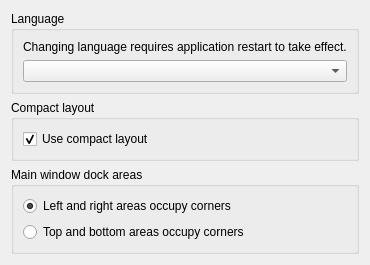
             <widget class="QWidget" name="lookAndFeelScrollWidget">
              <property name="geometry">
               <rect>
                <x>0</x>
                <y>0</y>
                <width>339</width>
                <height>264</height>
               </rect>
              </property>
              <layout class="QVBoxLayout" name="verticalLayout_31">
               <item>
                <widget class="QGroupBox" name="langGroup">
                 <property name="title">
                  <string>Language</string>
                 </property>
                 <layout class="QVBoxLayout" name="verticalLayout_30">
                  <item>
                   <widget class="QLabel" name="label">
                    <property name="text">
                     <string>Changing language requires application restart to take effect.</string>
                    </property>
                   </widget>
                  </item>
                  <item>
                   <widget class="QComboBox" name="langCombo">
                    <property name="cfg" stdset="0">
                     <string notr="true">General.Language</string>
                    </property>
                   </widget>
                  </item>
                 </layout>
                </widget>
               </item>
               <item>
                <widget class="QGroupBox" name="compactLayoutGroup">
                 <property name="title">
                  <string>Compact layout</string>
                 </property>
                 <layout class="QVBoxLayout" name="verticalLayout_32">
                  <item>
                   <widget class="QCheckBox" name="compactLayoutCheck">
                    <property name="toolTip">
                     <string>&lt;p&gt;Compact layout reduces all margins and spacing on the UI to minimum, making space for displaying more data. It makes the interface a little bit less aesthetic, but allows to display more data at once.&lt;/p&gt;</string>
                    </property>
                    <property name="text">
                     <string>Use compact layout</string>
                    </property>
                    <property name="checked">
                     <bool>true</bool>
                    </property>
                    <property name="cfg" stdset="0">
                     <string notr="true">General.CompactLayout</string>
                    </property>
                   </widget>
                  </item>
                 </layout>
                </widget>
               </item>
               <item>
                <widget class="QGroupBox" name="dockLayoutGroup">
                 <property name="title">
                  <string>Main window dock areas</string>
                 </property>
                 <layout class="QGridLayout" name="gridLayout_13">
                  <item row="0" column="0">
                   <widget class="ConfigRadioButton" name="dockLayoutVertical">
                    <property name="text">
                     <string>Left and right areas occupy corners</string>
                    </property>
                    <property name="icon">
                     <iconset resource="../icons.qrc">
                      <normaloff>:/icons/img/dock_layout_vertical.png</normaloff>:/icons/img/dock_layout_vertical.png</iconset>
                    </property>
                    <property name="checked">
                     <bool>true</bool>
                    </property>
                    <property name="cfg" stdset="0">
                     <string notr="true">General.DockLayout</string>
                    </property>
                    <property name="assignedValue" stdset="0">
                     <string notr="true">vertical</string>
                    </property>
                   </widget>
                  </item>
                  <item row="1" column="0">
                   <widget class="ConfigRadioButton" name="dockLeyoutHorizontal">
                    <property name="text">
                     <string>Top and bottom areas occupy corners</string>
                    </property>
                    <property name="icon">
                     <iconset resource="../icons.qrc">
                      <normaloff>:/icons/img/dock_layout_horizontal.png</normaloff>:/icons/img/dock_layout_horizontal.png</iconset>
                    </property>
                    <property name="cfg" stdset="0">
                     <string notr="true">General.DockLayout</string>
                    </property>
                    <property name="assignedValue" stdset="0">
                     <string notr="true">horizontal</string>
                    </property>
                   </widget>
                  </item>
                 </layout>
                </widget>
               </item>
               <item>
                <spacer name="verticalSpacer_5">
                 <property name="orientation">
                  <enum>Qt::Vertical</enum>
                 </property>
                 <property name="sizeHint" stdset="0">
                  <size>
                   <width>20</width>
                   <height>40</height>
                  </size>
                 </property>
                </spacer>
               </item>
              </layout>
             </widget>
